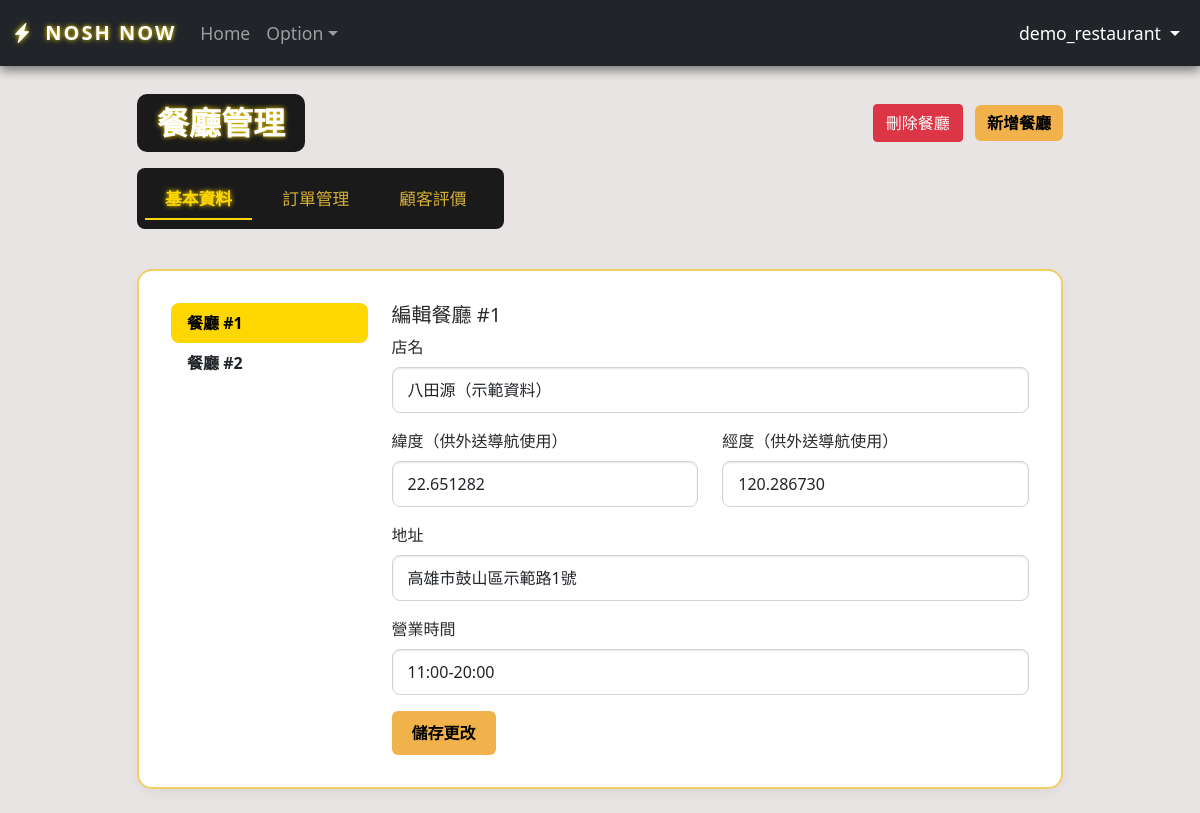
The page /restaurant/restaurant_manage.php (signed in) on the database its author committed.
### tables this page shows
CREATE TABLE `restaurant` (
  `restaurant_id` INT NOT NULL AUTO_INCREMENT,
  `restaurantAddress` VARCHAR(255) DEFAULT NULL,
  `restaurantName` VARCHAR(255) DEFAULT NULL,
  `operationTime` VARCHAR(100) DEFAULT NULL,
  `latitude` DECIMAL(10,6) DEFAULT NULL,
  `longitude` DECIMAL(10,6) DEFAULT NULL,
  PRIMARY KEY (`restaurant_id`)
);

### restaurant/subpages/profile.php (the view, shortened to what this page needs)
<?php
$rid = $restaurantId;
$stmt = $pdo->prepare("SELECT * FROM restaurant WHERE restaurant_id = ?");
$stmt->execute([$rid]);
$rest = $stmt->fetch(PDO::FETCH_ASSOC);
?>
<div class="row">
  <div class="col-md-3">
    <div class="list-group mb-3">
      <?php foreach ($myRestaurants as $r): ?>
        <a href="?module=profile&rid=<?= $r ?>"
           class="list-group-item list-group-item-action <?= $r == $rid ? 'active' : '' ?>">
          餐廳 #<?= $r ?>
        </a>
      <?php endforeach; ?>
    </div>
  </div>
  <div class="col-md-9">
    <h5>編輯餐廳 #<?= $rid ?></h5>
    <form method="post">
      <div class="mb-3">
        <label class="form-label">店名</label>
        <input name="restaurantName" class="form-control"
               value="<?= htmlspecialchars($rest['restaurantName']) ?>">
      </div>
      <div class="row">
        <div class="col-md-6 mb-3">
          <label class="form-label">緯度（供外送導航使用）</label>
          <input type="number" step="any" name="latitude" class="form-control"
                 value="<?= htmlspecialchars($rest['latitude'] ?? '') ?>">
        </div>
        <div class="col-md-6 mb-3">
          <label class="form-label">經度（供外送導航使用）</label>
          <input type="number" step="any" name="longitude" class="form-control"
                 value="<?= htmlspecialchars($rest['longitude'] ?? '') ?>">
        </div>
      </div>
      <div class="mb-3">
        <label class="form-label">地址</label>
        <input name="restaurantAddress" class="form-control"
               value="<?= htmlspecialchars($rest['restaurantAddress']) ?>">
      </div>
      <div class="mb-3">
        <label class="form-label">營業時間</label>
        <input name="operationTime" class="form-control"
               placeholder="例：10:00-22:00"
               value="<?= htmlspecialchars($rest['operationTime']) ?>">
      </div>
      <button class="btn btn-save">儲存更改</button>
    </form>
  </div>
</div>

### assets/css/navbar_custom.css (style rules this page uses)
body { padding-top: 80px; }

### assets/css/restaurant_manage.css (style rules this page uses)
body { background-color: #e8e4e4; color: #2a2a2a; font-family: 'Segoe UI', sans-serif; padding-top: 70px; }
.btn-save { background-color: #f1b14b; color: #000; border: none; border-radius: 0.375rem; font-weight: bold; padding: 10px 20px; transition: background-color 0.3s ease; }
.list-group-item { border: none; font-weight: bold; transition: background-color 0.2s, color 0.2s; }
.list-group-item.active { background-color: #ffd700 !important; color: #000 !important; font-weight: bold; border-radius: 0.5rem; }
.form-control { border-radius: 0.5rem; box-shadow: inset 0 1px 2px rgba(0,0,0,0.1); padding: 10px 15px; }
.list-group-item.active { background-color: #ffd700 !important; color: #000 !important; border-radius: 0.5rem; }

### rows shown on the page
restaurant: restaurantName "八田源（示範資料）", latitude "22.651282", longitude "120.286730", restaurantAddress "高雄市鼓山區示範路1號", operationTime "11:00-20:00"

### other values the page prints
$_SESSION['username'] "demo_restaurant"
$r "1"
$r "2"
$rid "1"
